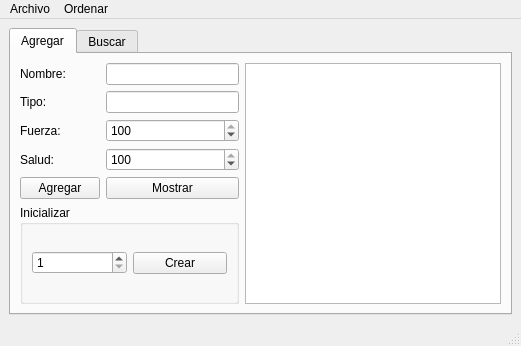
<?xml version="1.0" encoding="UTF-8"?>
<ui version="4.0">
 <class>MainWindow</class>
 <widget class="QMainWindow" name="MainWindow">
  <property name="geometry">
   <rect>
    <x>0</x>
    <y>0</y>
    <width>521</width>
    <height>346</height>
   </rect>
  </property>
  <property name="windowTitle">
   <string>MainWindow</string>
  </property>
  <widget class="QWidget" name="centralwidget">
   <layout class="QGridLayout" name="gridLayout_2">
    <item row="0" column="0">
     <widget class="QTabWidget" name="tabWidget">
      <property name="currentIndex">
       <number>0</number>
      </property>
      <widget class="QWidget" name="tab">
       <attribute name="title">
        <string>Agregar</string>
       </attribute>
       <layout class="QGridLayout" name="gridLayout">
        <item row="0" column="1">
         <widget class="QLineEdit" name="nombre"/>
        </item>
        <item row="2" column="0">
         <widget class="QLabel" name="label_3">
          <property name="text">
           <string>Fuerza:</string>
          </property>
         </widget>
        </item>
        <item row="2" column="1">
         <widget class="QSpinBox" name="fuerza">
          <property name="maximum">
           <number>100</number>
          </property>
          <property name="value">
           <number>100</number>
          </property>
         </widget>
        </item>
        <item row="1" column="0">
         <widget class="QLabel" name="label_2">
          <property name="text">
           <string>Tipo:</string>
          </property>
         </widget>
        </item>
        <item row="0" column="0">
         <widget class="QLabel" name="label">
          <property name="text">
           <string>Nombre:</string>
          </property>
         </widget>
        </item>
        <item row="1" column="1">
         <widget class="QLineEdit" name="tipo"/>
        </item>
        <item row="3" column="1">
         <widget class="QSpinBox" name="salud">
          <property name="maximum">
           <number>100</number>
          </property>
          <property name="value">
           <number>100</number>
          </property>
         </widget>
        </item>
        <item row="4" column="1">
         <widget class="QPushButton" name="mostrar">
          <property name="text">
           <string>Mostrar</string>
          </property>
         </widget>
        </item>
        <item row="4" column="0">
         <widget class="QPushButton" name="agregar">
          <property name="text">
           <string>Agregar</string>
          </property>
         </widget>
        </item>
        <item row="3" column="0">
         <widget class="QLabel" name="label_4">
          <property name="text">
           <string>Salud:</string>
          </property>
         </widget>
        </item>
        <item row="5" column="0" colspan="2">
         <widget class="QGroupBox" name="groupBox">
          <property name="title">
           <string>Inicializar</string>
          </property>
          <layout class="QHBoxLayout" name="horizontalLayout_2">
           <item>
            <widget class="QSpinBox" name="n">
             <property name="minimum">
              <number>1</number>
             </property>
             <property name="maximum">
              <number>1000000</number>
             </property>
            </widget>
           </item>
           <item>
            <widget class="QPushButton" name="crear">
             <property name="text">
              <string>Crear</string>
             </property>
            </widget>
           </item>
          </layout>
         </widget>
        </item>
        <item row="0" column="2" rowspan="6">
         <widget class="QPlainTextEdit" name="salida"/>
        </item>
       </layout>
      </widget>
      <widget class="QWidget" name="tab_2">
       <attribute name="title">
        <string>Buscar</string>
       </attribute>
       <layout class="QVBoxLayout" name="verticalLayout">
        <item>
         <layout class="QHBoxLayout" name="horizontalLayout">
          <item>
           <widget class="QLineEdit" name="lineEdit_buscar">
            <property name="placeholderText">
             <string>nombre</string>
            </property>
           </widget>
          </item>
          <item>
           <widget class="QPushButton" name="buscar">
            <property name="text">
             <string>Buscar</string>
            </property>
           </widget>
          </item>
         </layout>
        </item>
        <item>
         <widget class="QTableWidget" name="tableWidget"/>
        </item>
        <item>
         <widget class="QPushButton" name="mostrar_tabla">
          <property name="text">
           <string>Mostrar</string>
          </property>
         </widget>
        </item>
       </layout>
      </widget>
     </widget>
    </item>
   </layout>
  </widget>
  <widget class="QMenuBar" name="menubar">
   <property name="geometry">
    <rect>
     <x>0</x>
     <y>0</y>
     <width>521</width>
     <height>22</height>
    </rect>
   </property>
   <widget class="QMenu" name="menuArchivo">
    <property name="title">
     <string>Archivo</string>
    </property>
    <addaction name="actionAbrir"/>
    <addaction name="actionGuardar"/>
   </widget>
   <widget class="QMenu" name="menuOrdenar">
    <property name="title">
     <string>Ordenar</string>
    </property>
    <addaction name="actionNombre"/>
    <addaction name="actionTipo"/>
    <addaction name="actionSalud"/>
    <addaction name="actionFuerza"/>
   </widget>
   <addaction name="menuArchivo"/>
   <addaction name="menuOrdenar"/>
  </widget>
  <widget class="QStatusBar" name="statusbar"/>
  <action name="actionAbrir">
   <property name="text">
    <string>Abrir</string>
   </property>
   <property name="shortcut">
    <string>Meta+O</string>
   </property>
  </action>
  <action name="actionGuardar">
   <property name="text">
    <string>Guardar</string>
   </property>
   <property name="shortcut">
    <string>Meta+S</string>
   </property>
  </action>
  <action name="actionNombre">
   <property name="text">
    <string>Nombre</string>
   </property>
  </action>
  <action name="actionTipo">
   <property name="text">
    <string>Tipo</string>
   </property>
  </action>
  <action name="actionSalud">
   <property name="text">
    <string>Salud</string>
   </property>
  </action>
  <action name="actionFuerza">
   <property name="text">
    <string>Fuerza</string>
   </property>
  </action>
 </widget>
 <resources/>
 <connections/>
</ui>
